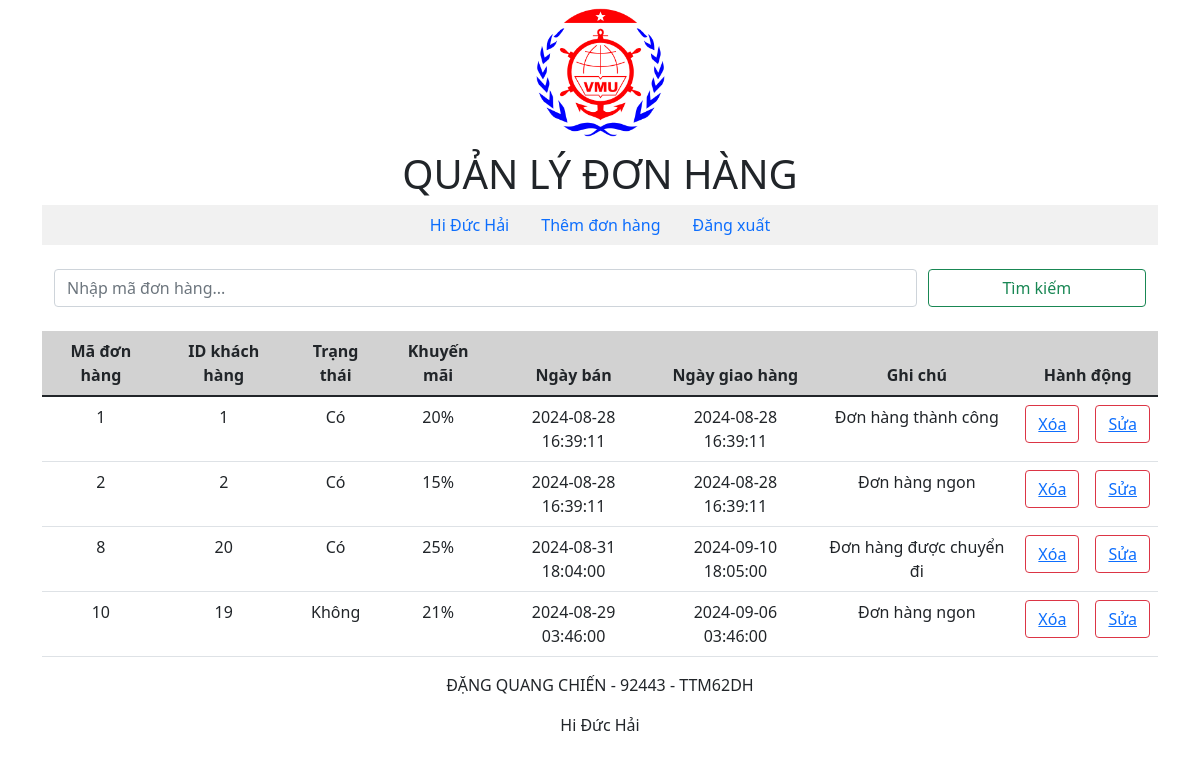
The page /admin.php (signed in) on the database its author committed.
### tables this page shows
CREATE TABLE `donhang` (
  `ID` int(11) NOT NULL,
  `khachhang_id` int(11) NOT NULL,
  `trangthai` int(11) NOT NULL,
  `khuyenmai` int(11) NOT NULL,
  `ngayban` datetime NOT NULL,
  `ngaygiaohang` datetime NOT NULL,
  `ghichu` text NOT NULL
);

### admin.php (the view, shortened to what this page needs)
<?php
    include('connect.php');
    if(empty($_POST['submit'])){
        $sql = "SELECT * FROM donhang";
        $stmt = $conn->prepare($sql);
        $query = $stmt->execute();
        $result = array();
        while($row = $stmt->fetch(PDO::FETCH_ASSOC)){
        $result[] = $row;
        }
    }
?>
<!DOCTYPE html>
<html lang="en">
<head>
    <link href="https://cdn.jsdelivr.net/npm/bootstrap@5.1.3/dist/css/bootstrap.min.css" rel="stylesheet"
>
    <link rel="stylesheet" type="text/css" href="style.css">
</head>
<body>
    <header>
        <div class="anh">
            <img src="logo.jpg" alt="Logo" class="logo">
        </div>
        <div class="tieude">
            <h1 class="text-uppercase">Quản lý đơn hàng</h1>
        </div>
    </header>
    <content>
        <div class="container">
            <ul class="nav justify-content-center" style="background-color: #f1f1f1;">
                <li class="nav-item">
                    <a class="nav-link" href="">Hi <?= $_SESSION['tendaydu'] ?></a>
                </li>
                <li class="nav-item">
                    <a class="nav-link" href="add.php">Thêm đơn hàng</a>
                </li>
                <li class="nav-item">
                    <a class="nav-link" href="client.php">Đăng xuất</a>
                </li>
            </ul>
            <br>
            <form method="post">
                <div class="container d-flex justify-content-between">
                    <input type="text" name="search" placeholder="Nhập mã đơn hàng..." class="form-control"
                        style="width: 79%;">
                    <input type="submit" name="submit" value="Tìm kiếm" class="btn btn-outline-success"
                        style="width: 20%;">
                </div>
            </form>
            <br>
            <table class="table" style="text-align: center">
                <thead>
                    <tr style="background-color: #d2d2d2">
                        <th>Mã đơn hàng</th>
                        <th>ID khách hàng</th>
                        <th>Trạng thái</th>
                        <th>Khuyến mãi</th>
                        <th>Ngày bán</th>
                        <th>Ngày giao hàng</th>
                        <th>Ghi chú</th>
                        <th colspan="3">Hành động</th>
                    </tr>
                </thead>
                <tbody>
                    <?php foreach ($result as $item) :?>
                    <tr>
                        <td><?php echo $item['ID'] ?></td>
                        <td><?php echo $item['khachhang_id'] ?></td>
                        <td><?php echo $item['trangthai'] == '1' ? 'Có' : 'Không' ?></td>
                        <td><?php echo $item['khuyenmai'] ?>%</td>
                        <td><?php echo $item['ngayban'] ?></td>
                        <td><?php echo $item['ngaygiaohang'] ?></td>
                        <td><?php echo $item['ghichu'] ?></td>
                        <td><button class="btn btn-outline-danger"><a
                                    href="delete.php?ID=<?= $item['ID'] ?>">Xóa</a></button></td>
                        <td><button class="btn btn-outline-danger"><a
                                    href="edit.php?ID=<?= $item['ID'] ?>">Sửa</a></button></td>
                    </tr>
                    <?php endforeach; ?>
                </tbody>
            </table>
        </div>
    </content>
    <footer class="text-center">
        <p>ĐẶNG QUANG CHIẾN - 92443 - TTM62DH</p>
        <p>Hi <?= $_SESSION['tendaydu'] ?></p>
    </footer>
</body>
</html>

### style.css (style rules this page uses)
header { text-align: center; height: 200px; width: 100%; }
header .anh { height: 140px; width: 100%; margin-top: 5px; }
header .tieude { height: 50px; width: 100%; margin-top: 5px; text-align: center; }
header .logo { width: 135px; height: auto; }
footer { text-align: center; }

### rows shown on the page
donhang: ID "1", khachhang "1", trangthai "Có", khuyenmai "20", ngayban "2024-08-28 16:39:11", ngaygiaohang "2024-08-28 16:39:11", ghichu "Đơn hàng thành công"
donhang: ID "2", khachhang "2", trangthai "Có", khuyenmai "15", ngayban "2024-08-28 16:39:11", ngaygiaohang "2024-08-28 16:39:11", ghichu "Đơn hàng ngon"
donhang: ID "8", khachhang "20", trangthai "Có", khuyenmai "25", ngayban "2024-08-31 18:04:00", ngaygiaohang "2024-09-10 18:05:00", ghichu "Đơn hàng được chuyển đi"
donhang: ID "10", khachhang "19", trangthai "Không", khuyenmai "21", ngayban "2024-08-29 03:46:00", ngaygiaohang "2024-09-06 03:46:00", ghichu "Đơn hàng ngon"

### other values the page prints
$_SESSION['tendaydu'] "Đức Hải"
